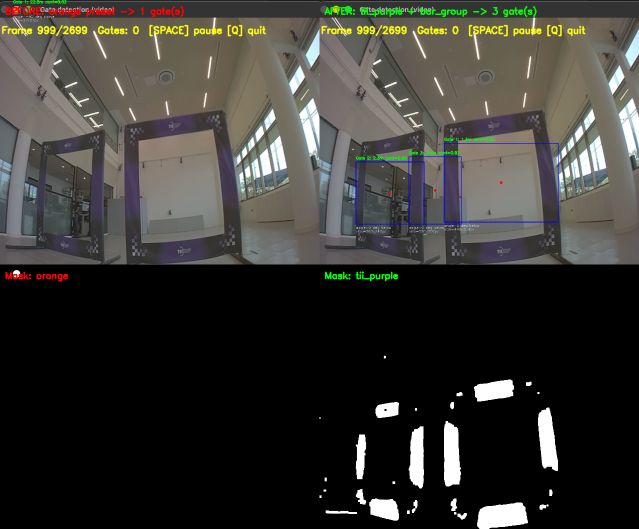
#> input picture gate_detection/claude_debugging/comparison_frame999.png, 1278 x 1058 px (shown at 1/2 size)
$ python -i phase1_detector.py   (imports and definitions only)
#> lines starting #> are read from the running program, lines starting #| are printed output that depends on the picture; after the words box and inside, x2 and y2 are one past the last pixel; in counts of white or black regions, pixels touching at a corner belong together
#> further down, picture is the input picture: shape (1058, 1278, 3); mean B, G, R 51.3, 55.5, 56.7
"""
Phase 1 Gate Detector — optimized for Virtual Qualifier 1.

VQ1 environment characteristics (from competition email):
  - Desaturated (near-grayscale) environment
  - Gates are highlighted (high saturation or brightness)
  - High signal-to-noise ratio
  - Visual guidance aids may be active

Strategy: exploit the fact that gates are the only saturated/bright objects
in an otherwise gray scene. Much faster and more reliable than the full
classical pipeline for this specific scenario.

Detection pipeline:
  1. Convert to HSV
  2. Create a saturation mask (high-S pixels in a low-S scene)
  3. Also create a brightness anomaly mask (very bright in a dim scene)
  4. Combine masks
  5. Morphological cleanup
  6. Find contours → filter by area, aspect ratio → gate candidates
  7. Return GateDetection objects (same interface as GateDetector)

Corner detection (for PnP pose estimation):
  - After finding gate contours, fit a quadrilateral via approxPolyDP
  - Fall back to minAreaRect → boxPoints if approxPolyDP doesn't yield 4 pts
  - Order corners consistently: TL, TR, BR, BL
  - detect_with_corners() returns detections with proper fitted corners
"""

import cv2
import numpy as np
from typing import List, Optional, Tuple, Dict, Any
from dataclasses import dataclass


# Import GateDetection for output compatibility
try:
    from gate_detector import GateDetection
except ImportError:
    from gate_detection.src.gate_detector import GateDetection


class Phase1GateDetector:
    """
    Simplified gate detector for Phase 1 (highlighted gates, desaturated env).

    Much faster than the full classical pipeline (~2-5ms vs ~30-50ms)
    because the detection problem is much easier: find the bright/saturated
    objects in an otherwise gray scene.
    """

    GATE_WIDTH_METERS = 1.0
    GATE_HEIGHT_METERS = 1.0

    def __init__(
        self,
        saturation_threshold: int = 60,
        brightness_threshold: int = 200,
        min_area: int = 500,
        max_area: int = 300_000,
        max_aspect_ratio: float = 3.0,
        min_confidence: float = 0.3,
        camera_fov_horizontal: float = 90.0,
        image_width: int = 640,
        image_height: int = 480,
    ):
        self.sat_thresh = saturation_threshold
        self.bright_thresh = brightness_threshold
        self.min_area = min_area
        self.max_area = max_area
        self.max_ar = max_aspect_ratio
        self.min_conf = min_confidence
        self.camera_fov = camera_fov_horizontal
        self.image_width = image_width
        self.image_height = image_height

    # [99 lines left out: function detect, not called in this run]

    def detect_with_corners(self, image: np.ndarray) -> List[GateDetection]:
        """
        Detect gates and fit proper quadrilateral corners for PnP estimation.

        Like ``detect()`` but replaces the axis-aligned bbox corners with
        actual fitted corners from the contour shape.  This enables accurate
        PnP pose estimation from Phase1 detections.

        Corner fitting strategy:
          1. ``cv2.approxPolyDP`` with adaptive epsilon to find a polygon.
          2. If the polygon has exactly 4 vertices, use them directly.
          3. Otherwise fall back to ``cv2.minAreaRect`` → ``cv2.boxPoints``.
          4. Corners are ordered: top-left, top-right, bottom-right, bottom-left.

        Returns:
            List of GateDetection with ``corners`` set to fitted (4,2) arrays.
        """
        hsv = cv2.cvtColor(image, cv2.COLOR_BGR2HSV)
#> hsv: shape (1058, 1278, 3); mean H, S, V 21.9, 19.7, 59.3
        h_img, w_img = image.shape[:2]
#> h_img = 1058; w_img = 1278

        sat_channel = hsv[:, :, 1]
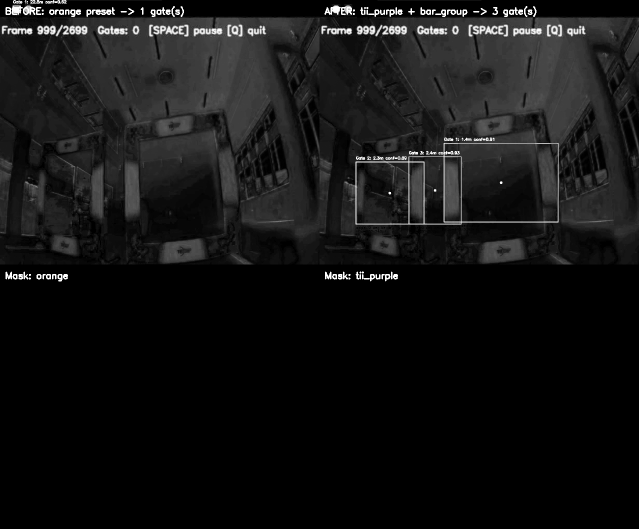
#> sat_channel: shape (1058, 1278) (shown at 1/2 size); min 0, max 255, mean 19.7
        _, sat_mask = cv2.threshold(
            sat_channel, self.sat_thresh, 255, cv2.THRESH_BINARY
        )
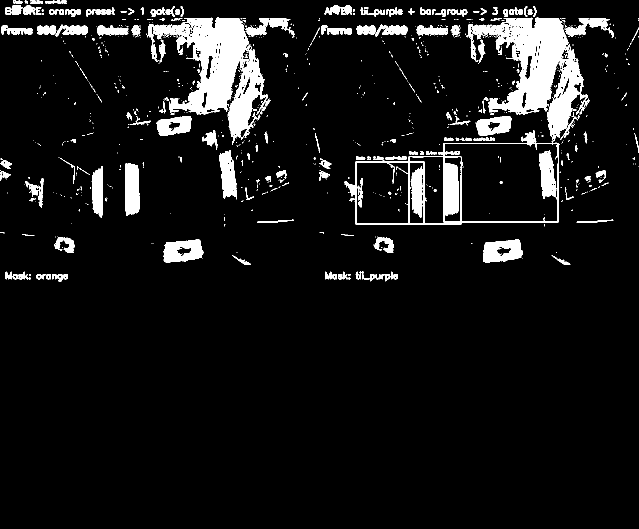
#> sat_mask: shape (1058, 1278) (shown at 1/2 size); 7.7% white; 891 white regions (707 under 20 px), largest, box (x1, y1, x2, y2) and area: (689, 35, 1180, 449) 31899, (297, 35, 541, 290) 24417, (250, 326, 279, 432) 2715
        val_channel = hsv[:, :, 2]
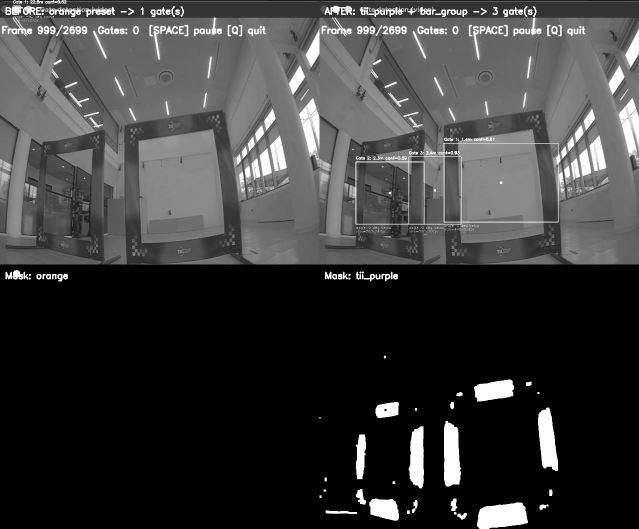
#> val_channel: shape (1058, 1278) (shown at 1/2 size); min 0, max 255, mean 59.3
        _, bright_mask = cv2.threshold(
            val_channel, self.bright_thresh, 255, cv2.THRESH_BINARY
        )
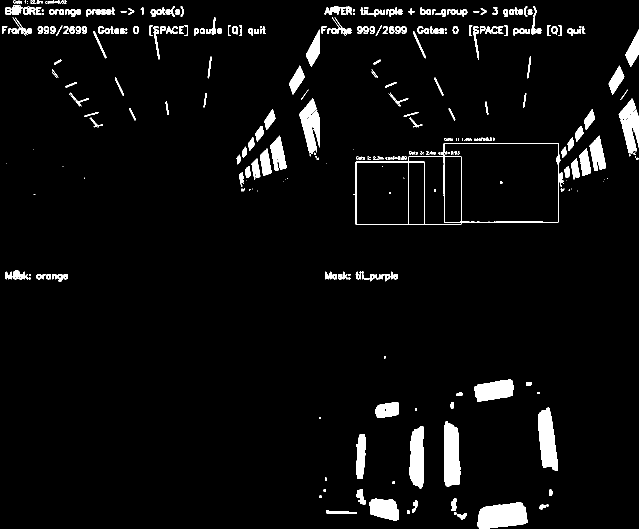
#> bright_mask: shape (1058, 1278) (shown at 1/2 size); 4.5% white; 330 white regions (98 under 20 px), largest, box (x1, y1, x2, y2) and area: (954, 1005, 1056, 1058) 4166, (888, 842, 922, 973) 3632, (1076, 815, 1116, 942) 3424
        combined = cv2.bitwise_or(sat_mask, bright_mask)
#> combined: shape (1058, 1278); 11% white; 942 white regions (694 under 20 px), largest, box (x1, y1, x2, y2) and area: (689, 35, 1180, 449) 32613, (297, 35, 541, 290) 24883, (954, 1005, 1056, 1058) 4166

        kernel = cv2.getStructuringElement(cv2.MORPH_RECT, (7, 7))
        combined = cv2.morphologyEx(combined, cv2.MORPH_CLOSE, kernel)
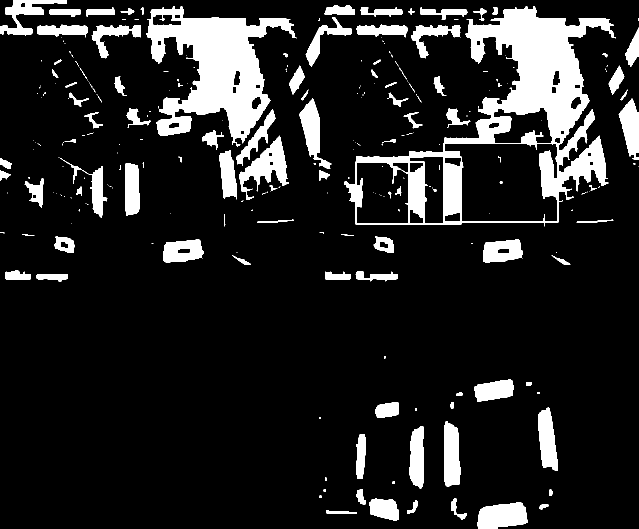
#> combined: shape (1058, 1278) (shown at 1/2 size); 13.3% white; 264 white regions (159 under 20 px), largest, box (x1, y1, x2, y2) and area: (688, 12, 1232, 453) 60330, (292, 12, 593, 294) 36648, (478, 271, 578, 400) 4727
        combined = cv2.morphologyEx(combined, cv2.MORPH_OPEN, kernel)
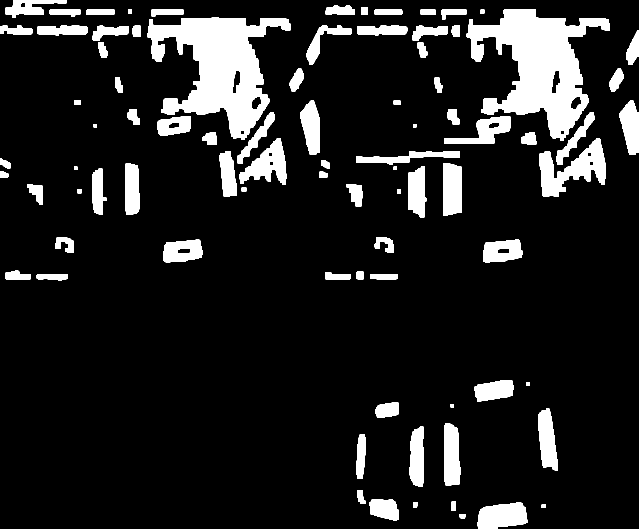
#> combined: shape (1058, 1278) (shown at 1/2 size); 12.4% white; 85 white regions

        contours, _ = cv2.findContours(
            combined, cv2.RETR_EXTERNAL, cv2.CHAIN_APPROX_SIMPLE
        )
#> contours = 85 contours; largest, box (x1, y1, x2, y2) and area: (933, 18, 1220, 282) 34230, (294, 35, 581, 280) 33147, (1078, 276, 1212, 394) 6916, (479, 276, 573, 370) 4257, (954, 1005, 1055, 1058) 4088

        detections = []
        for cnt in contours:
            area = cv2.contourArea(cnt)
            if area < self.min_area or area > self.max_area:
                continue

            x, y, w, h = cv2.boundingRect(cnt)
            ar = max(w, h) / max(min(w, h), 1)
            if ar > self.max_ar:
                continue

            bbox_area = w * h
            fill_ratio = area / max(bbox_area, 1)

            roi_sat = sat_channel[y:y+h, x:x+w]
            mean_sat = float(np.mean(roi_sat)) / 255.0
            confidence = 0.5 * fill_ratio + 0.5 * mean_sat
            if confidence < self.min_conf:
                continue

            # Fit corners from the contour
            corners = self._fit_corners(cnt, (h_img, w_img))
            if corners is None:
                # Fall back to bbox corners if fitting fails entirely
                corners = np.array(
                    [[x, y], [x+w, y], [x+w, y+h], [x, y+h]], dtype=np.float64
                )

            # Color info
            roi_hue = hsv[y:y+h, x:x+w, 0]
            mask_roi = combined[y:y+h, x:x+w]
            if np.sum(mask_roi > 0) > 0:
                dominant_hue = int(np.median(roi_hue[mask_roi > 0]))
            else:
                dominant_hue = int(np.median(roi_hue))
            dominant_sat = int(np.mean(roi_sat))
            dominant_val = int(np.mean(val_channel[y:y+h, x:x+w]))

            cx, cy = x + w // 2, y + h // 2
            nxn = (2.0 * cx / max(w_img, 1)) - 1.0
            nyn = (2.0 * cy / max(h_img, 1)) - 1.0
            mid_x, mid_y = w_img / 2.0, h_img / 2.0

            apparent_w = float(max(w, h))
            dist = self._estimate_distance(apparent_w)

            detections.append(GateDetection(
                center_x=cx,
                center_y=cy,
                bbox=(x, y, w, h),
                corners=corners.astype(np.int32),
                area=area,
                estimated_distance=dist,
                apparent_width_px=float(w),
                apparent_height_px=float(h),
                rotation_deg=0.0,
                aspect_ratio=ar,
                rectangularity=fill_ratio,
                normalized_center_x=nxn,
                normalized_center_y=nyn,
                is_above_center=cy < mid_y,
                is_below_center=cy > mid_y,
                is_left_of_center=cx < mid_x,
                is_right_of_center=cx > mid_x,
                confidence=confidence,
                detection_method="phase1_corners",
                detected_color_hsv=(dominant_hue, dominant_sat, dominant_val),
            ))
#> this loop made 3 passes
#> (area, x, y, ar, bbox_area, fill_ratio) on pass 3: (4088, 954, 1005, 1.91, 5353, 0.764)
#> area on pass 1: 90.5
#> pass 3, in detect_with_corners, `mask_roi = combined[y:y+h, x:x+w]`:
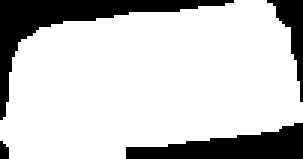
#> mask_roi: shape (53, 101) (shown 3 times larger); 78.8% white; 4 black regions (1 under 20 px), largest, box (x1, y1, x2, y2) and area: (0, 0, 78, 40) 571, (42, 41, 101, 53) 405, (89, 0, 101, 34) 142
#> after the loop, detections = []

        detections.sort(key=lambda d: d.confidence, reverse=True)
        detections = self._nms(detections)
        return detections

    def _fit_corners(
        self,
        contour: np.ndarray,
        image_shape: Tuple[int, int],
    ) -> Optional[np.ndarray]:
        """
        Fit a quadrilateral to a gate contour and return ordered corners.

        Strategy:
          1. Try approxPolyDP with epsilon sweep (2%-6% of perimeter).
          2. If any epsilon yields exactly 4 vertices, use them.
          3. Otherwise use minAreaRect → boxPoints.
          4. Order as [TL, TR, BR, BL] and validate within image bounds.

        Args:
            contour: OpenCV contour array.
            image_shape: (height, width) for bounds validation.

        Returns:
            (4, 2) float64 corner array, or None if fitting fails.
        """
        peri = cv2.arcLength(contour, True)
        if peri < 10:
            return None

        # Try several epsilon values to find one that gives exactly 4 points
        for eps_frac in (0.03, 0.04, 0.05, 0.02, 0.06):
            approx = cv2.approxPolyDP(contour, eps_frac * peri, True)
            if len(approx) == 4:
                corners = approx.reshape(4, 2).astype(np.float64)
                corners = _order_corners(corners)
                if self._corners_in_bounds(corners, image_shape):
                    return corners

        # Fall back to minimum area rectangle
        rect = cv2.minAreaRect(contour)
        box = cv2.boxPoints(rect)
        corners = _order_corners(box.astype(np.float64))
        if self._corners_in_bounds(corners, image_shape):
            return corners

        return None

    @staticmethod
    def _corners_in_bounds(
        corners: np.ndarray, image_shape: Tuple[int, int]
    ) -> bool:
        """Check all corners are within the image boundaries."""
        h, w = image_shape[:2]
        return bool(
            np.all(corners[:, 0] >= 0)
            and np.all(corners[:, 0] < w)
            and np.all(corners[:, 1] >= 0)
            and np.all(corners[:, 1] < h)
        )

    def _estimate_distance(self, apparent_px: float) -> float:
        if apparent_px == 0:
            return float("inf")
        fl = self.image_width / (2 * np.tan(np.radians(self.camera_fov / 2)))
        return (self.GATE_WIDTH_METERS * fl) / apparent_px

    # [53 lines left out: functions _nms, _iou, get_debug_visualization, get_mask_visualization, not called in this run]


def _order_corners(pts: np.ndarray) -> np.ndarray:
    """
    Order 4 points as: top-left, top-right, bottom-right, bottom-left.

    Uses the sum/difference heuristic:
      - top-left has the smallest x+y sum
      - bottom-right has the largest x+y sum
      - top-right has the smallest x-y difference
      - bottom-left has the largest x-y difference
    """
    s = pts.sum(axis=1)
    d = np.diff(pts, axis=1).squeeze()

    tl = pts[np.argmin(s)]
    br = pts[np.argmax(s)]
    tr = pts[np.argmin(d)]
    bl = pts[np.argmax(d)]

    return np.array([tl, tr, br, bl], dtype=np.float64)

>>> import cv2
>>> picture = cv2.imread('../claude_debugging/comparison_frame999.png')
#> (the run stopped early here; a loop or call above may not have finished)
